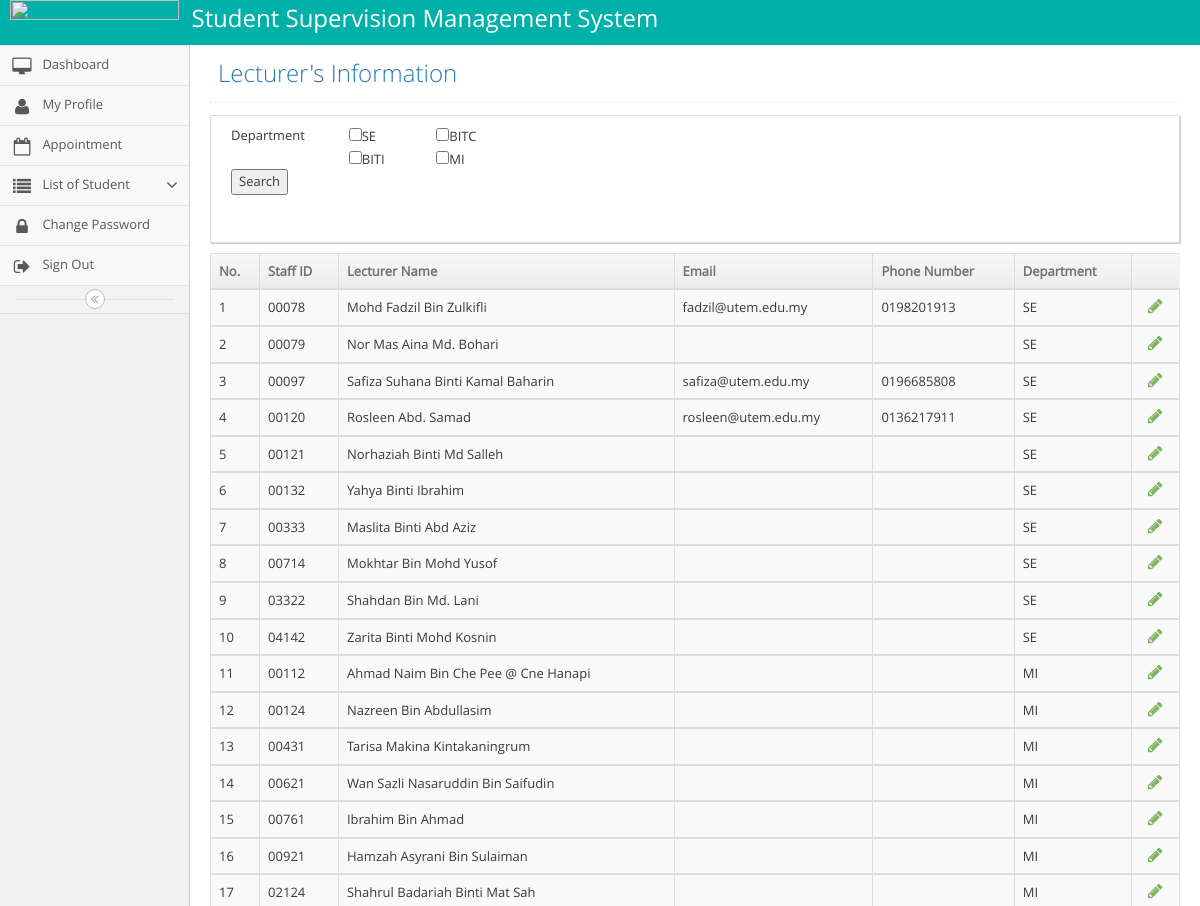
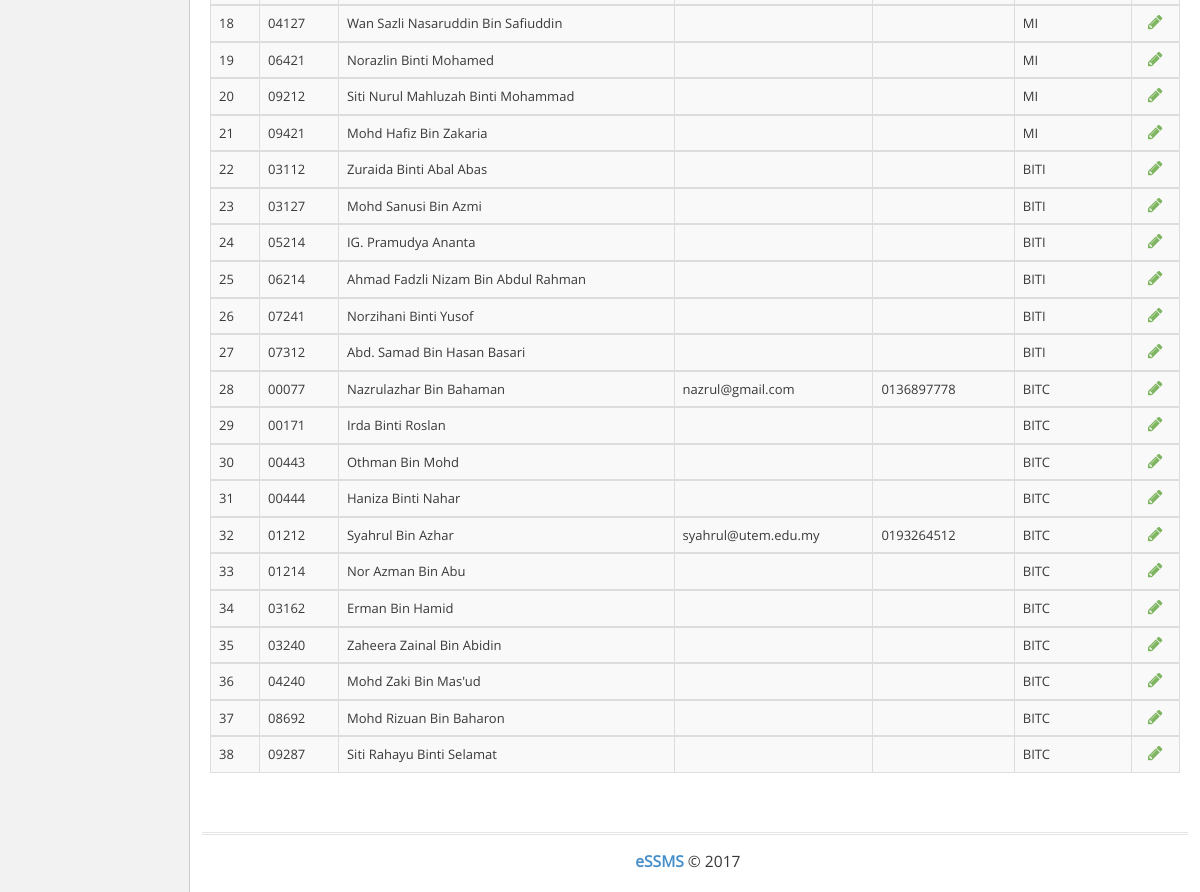
/lecturerInfo.php (signed in), run on the app's committed database (2 pictures, top to bottom).
### tables this page shows
CREATE TABLE IF NOT EXISTS `lecturer` (
  `staffID` varchar(20) NOT NULL,
  `lecturerName` varchar(50) NOT NULL,
  `lecturerEmail` varchar(50) NOT NULL,
  `lecturerPhoneNum` varchar(15) NOT NULL,
  `department` varchar(30) NOT NULL,
  `bio` varchar(100) NOT NULL,
  `positionID` int(10) NOT NULL
);

### lecturerInfo.php (the view, shortened to what this page needs)
<?php
include 'conn/dbconnection.php';
?>
<!DOCTYPE html>
<html lang="en">
	<head>
		<link rel="stylesheet" href="assets/css/bootstrap.min.css" />
		<link rel="stylesheet" href="assets/font-awesome/4.5.0/css/font-awesome.min.css" />
		<link rel="stylesheet" href="assets/css/ace.min.css" class="ace-main-stylesheet" id="main-ace-style" />
		<link rel="stylesheet" href="assets/css/ace-skins.min.css" />
		<link rel="stylesheet" href="assets/css/ace-rtl.min.css" />
	</head>
	<body class="no-skin">
		<div id="navbar" class="navbar navbar-default          ace-save-state">
			<div class="navbar-container ace-save-state" id="navbar-container">
				<div class="navbar-header pull-left">
				 <img src="assets/img/logo_ftmk.png" width="169" height="29" class="img-responsive" />
				</div>
                <font size="+2">&nbsp;&nbsp;Student Supervision Management System </font>
				</div>
			</div>
	<div class="main-container ace-save-state" id="main-container">
		<?php include 'navigation.php'; ?>
			<div class="main-content">
				<div class="main-content-inner">
				  <div class="page-content">
						 <?php
						 if(isset($_REQUEST['search']))
						 {
									 @$department1=$_POST['department1'];
									 @$department2=$_POST['department2'];
									 @$department3=$_POST['department3'];
									 @$department4=$_POST['department4'];
									 @$searchByName=$_POST['searchByName'];
							$query=mysqli_query($dba,"call select_lecturerInfo('".$department1."','".$department2."','".$department3."','".$department4."' )") or die();
							mysqli_next_result($dba);
						 }
						else
						{
							$query=mysqli_query($dba,"call select_lecturerInfo2") or die();
						}
						?>
	<div class="page-header">
							<h1>
								Lecturer's Information
							</h1>
						</div>
	<div class="row">
							<div class="col-xs-12">
						<div class="tab-content profile-edit-tab-content">
						  <div id="edit-basic" class="tab-pane in active">
									<form class="form-horizontal" role="form" method="post" >
										<div class="form-group">
								        	<table width="300" border="0">
											  <tbody>
												<tr>
												  <td width="113">Department</td>
												  <td width="84"><input type="checkbox" name="department1" value="SE" <?php if(isset($_POST['department1'])) echo "checked='checked'"; ?> >SE</td>
												  <td width="91"><input type="checkbox" name="department2" value="BITC" <?php if(isset($_POST['department2'])) echo "checked='checked'"; ?>>BITC</td>
												</tr>
												<tr>
												  <td>&nbsp;</td>
												  <td><input type="checkbox" name="department3" value="BITI" <?php if(isset($_POST['department3'])) echo "checked='checked'"; ?>>BITI</td>
												  <td><input type="checkbox" name="department4" value="MI" <?php if(isset($_POST['department4'])) echo "checked='checked'"; ?>>MI </td>
												</tr>
											  </tbody>
											</table>
											  <input name="search" type="submit" id="search" value="Search" />
									    </div>
									</form>
									</div>
									</div>
									<form class="form-horizontal" role="form" method="post">
								<table id="dynamic-table" class="table table-striped table-bordered table-hover">
												<thead>
													<tr>
														<th>No. </th>
														<th>Staff ID</th>
														<th>Lecturer Name</th>
														<th>Email</th>
														<th>Phone Number</th>
														<th>Department</th>
														<th></th>
													</tr>
												</thead>
												  <?php
													$num = 0;
												  while($row=mysqli_fetch_array(@$query))
												  {
												  ?>
												<tbody>
													<tr>
														<td><?php echo ++$num;?></td>
														<td><?php echo $row['staffID'];?></td>
														<td><?php echo $row['lecturerName'];?></td>
														<td><?php echo $row['lecturerEmail'];?></td>
														<td><?php echo $row['lecturerPhoneNum'];?></td>
														<td><?php echo @$row['department'];?></td>
														<td align="center">
														<div class="hidden-sm hidden-xs action-buttons">
																<a class="green" href="javascript:window.open('editInfoL.php?staff_ID=<?php echo $row['staffID'];?>','mywindowtitle','width=800,height=700')">
																	<i class="ace-icon fa fa-pencil bigger-130"></i>
																</a>
															</div>
														</td>
													</tr>
													<?php };?>
													</tbody>
		                                           </table>
								</form>
							</div>
						</div>
					</div>
				</div>
			</div>
			<div class="footer">
				<div class="footer-inner">
					<div class="footer-content">
						<span class="bigger-120">
							<span class="blue bolder">eSSMS</span> &copy; 2017
						</span>
					</div>
				</div>
			</div>
		</div>
	</body>
</html>

### lecturerInfo.php (style rules this page uses)
.no-skin #navbar #navbar-container font { color: #FFFFFF; }

### data on the page
lecturer: staffID "00078", lecturerName "Mohd Fadzil Bin Zulkifli", lecturerEmail "fadzil@utem.edu.my", lecturerPhoneNum "0198201913", department "SE"
lecturer: staffID "00079", lecturerName "Nor Mas Aina Md. Bohari", department "SE"
lecturer: staffID "00097", lecturerName "Safiza Suhana Binti Kamal Baharin", lecturerEmail "safiza@utem.edu.my", lecturerPhoneNum "0196685808", department "SE"
lecturer: staffID "00120", lecturerName "Rosleen Abd. Samad", lecturerEmail "rosleen@utem.edu.my", lecturerPhoneNum "0136217911", department "SE"
lecturer: staffID "00121", lecturerName "Norhaziah Binti Md Salleh", department "SE"
lecturer: staffID "00132", lecturerName "Yahya Binti Ibrahim", department "SE"
lecturer: staffID "00333", lecturerName "Maslita Binti Abd Aziz", department "SE"
lecturer: staffID "00714", lecturerName "Mokhtar Bin Mohd Yusof", department "SE"
lecturer: staffID "03322", lecturerName "Shahdan Bin Md. Lani", department "SE"
lecturer: staffID "04142", lecturerName "Zarita Binti Mohd Kosnin", department "SE"
lecturer: staffID "00112", lecturerName "Ahmad Naim Bin Che Pee @ Cne Hanapi", department "MI"
lecturer: staffID "00124", lecturerName "Nazreen Bin Abdullasim", department "MI"
lecturer: staffID "00431", lecturerName "Tarisa Makina Kintakaningrum", department "MI"
lecturer: staffID "00621", lecturerName "Wan Sazli Nasaruddin Bin Saifudin", department "MI"
lecturer: staffID "00761", lecturerName "Ibrahim Bin Ahmad", department "MI"
lecturer: staffID "00921", lecturerName "Hamzah Asyrani Bin Sulaiman", department "MI"
lecturer: staffID "02124", lecturerName "Shahrul Badariah Binti Mat Sah", department "MI"
lecturer: staffID "04127", lecturerName "Wan Sazli Nasaruddin Bin Safiuddin", department "MI"
lecturer: staffID "06421", lecturerName "Norazlin Binti Mohamed", department "MI"
lecturer: staffID "09212", lecturerName "Siti Nurul Mahluzah Binti Mohammad", department "MI"
lecturer: staffID "09421", lecturerName "Mohd Hafiz Bin Zakaria", department "MI"
lecturer: staffID "03112", lecturerName "Zuraida Binti Abal Abas", department "BITI"
lecturer: staffID "03127", lecturerName "Mohd Sanusi Bin Azmi", department "BITI"
lecturer: staffID "05214", lecturerName "IG. Pramudya Ananta", department "BITI"
lecturer: staffID "06214", lecturerName "Ahmad Fadzli Nizam Bin Abdul Rahman", department "BITI"
lecturer: staffID "07241", lecturerName "Norzihani Binti Yusof", department "BITI"
lecturer: staffID "07312", lecturerName "Abd. Samad Bin Hasan Basari", department "BITI"
lecturer: staffID "00077", lecturerName "Nazrulazhar Bin Bahaman", lecturerEmail "nazrul@gmail.com", lecturerPhoneNum "0136897778", department "BITC"
lecturer: staffID "00171", lecturerName "Irda Binti Roslan", department "BITC"
lecturer: staffID "00443", lecturerName "Othman Bin Mohd", department "BITC"
lecturer: staffID "00444", lecturerName "Haniza Binti Nahar", department "BITC"
lecturer: staffID "01212", lecturerName "Syahrul Bin Azhar", lecturerEmail "syahrul@utem.edu.my", lecturerPhoneNum "0193264512", department "BITC"
lecturer: staffID "01214", lecturerName "Nor Azman Bin Abu", department "BITC"
lecturer: staffID "03162", lecturerName "Erman Bin Hamid", department "BITC"
lecturer: staffID "03240", lecturerName "Zaheera Zainal Bin Abidin", department "BITC"
lecturer: staffID "04240", lecturerName "Mohd Zaki Bin Mas'ud", department "BITC"
lecturer: staffID "08692", lecturerName "Mohd Rizuan Bin Baharon", department "BITC"
lecturer: staffID "09287", lecturerName "Siti Rahayu Binti Selamat", department "BITC"
